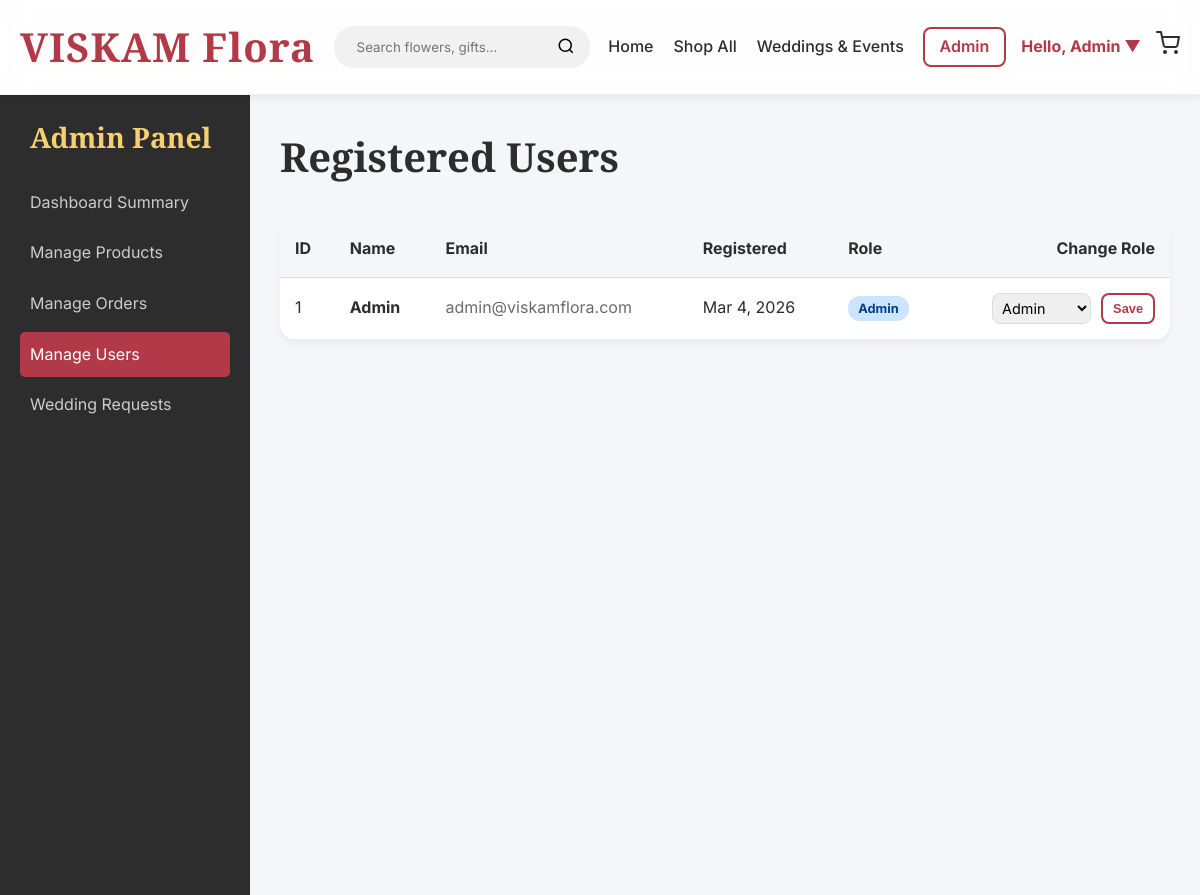
The page /admin/users.php (signed in) on the database its author committed.
### tables this page shows
CREATE TABLE IF NOT EXISTS users (
    id INT AUTO_INCREMENT PRIMARY KEY,
    name VARCHAR(100) NOT NULL,
    email VARCHAR(100) NOT NULL UNIQUE,
    password VARCHAR(255) NOT NULL,
    role ENUM('admin', 'customer') DEFAULT 'customer',
    address TEXT,
    phone VARCHAR(20),
    created_at TIMESTAMP DEFAULT CURRENT_TIMESTAMP
);

### admin/users.php (the view, shortened to what this page needs)
<?php
require_once __DIR__ . '/../config/db.php';
$users = $conn->query("SELECT * FROM users ORDER BY created_at DESC");
?>
<!DOCTYPE html>
<html lang="en">
<head>
    <link rel="stylesheet" href="/viskam_flora_full/assets/css/style.css">
</head>
<body>
    <?php include __DIR__ . '/../includes/navbar.php'; ?>
    <div class="admin-layout">
        <aside class="admin-sidebar" style="min-height: calc(100vh - 70px);">
            <h3 style="margin-bottom:20px; color:var(--accent-color); padding-left:10px;">Admin Panel</h3>
            <nav>
                <a href="dashboard.php">Dashboard Summary</a>
                <a href="products.php">Manage Products</a>
                <a href="orders.php">Manage Orders</a>
                <a href="users.php" class="active">Manage Users</a>
                <a href="arrangements.php">Wedding Requests</a>
            </nav>
        </aside>
        <main class="admin-content">
            <h2 class="mb-4">Registered Users</h2>
            <div style="background:#fff; border-radius:var(--border-radius-md); box-shadow:var(--shadow-sm); overflow:hidden;">
                <table style="width:100%; border-collapse:collapse; text-align:left;">
                    <thead style="background:#f4f6f9; border-bottom:1px solid #ddd;">
                        <tr>
                            <th style="padding:15px;">ID</th>
                            <th style="padding:15px;">Name</th>
                            <th style="padding:15px;">Email</th>
                            <th style="padding:15px;">Registered</th>
                            <th style="padding:15px;">Role</th>
                            <th style="padding:15px; text-align:right;">Change Role</th>
                        </tr>
                    </thead>
                    <tbody>
                        <?php while($u = $users->fetch_assoc()): ?>
                            <tr style="border-bottom:1px solid #eee;">
                                <td style="padding:15px;"><?= $u['id'] ?></td>
                                <td style="padding:15px; font-weight:bold;"><?= htmlspecialchars($u['name']) ?></td>
                                <td style="padding:15px; color:var(--text-muted);"><?= htmlspecialchars($u['email']) ?></td>
                                <td style="padding:15px;"><?= date('M j, Y', strtotime($u['created_at'])) ?></td>
                                <td style="padding:15px;">
                                    <?php if($u['role'] === 'admin'): ?>
                                        <span style="background:#cce5ff; color:#004085; padding:5px 10px; border-radius:12px; font-size:0.8rem; font-weight:bold;">Admin</span>
                                    <?php else: ?>
                                        <span style="background:#e2e3e5; color:#383d41; padding:5px 10px; border-radius:12px; font-size:0.8rem; font-weight:bold;">Customer</span>
                                    <?php endif; ?>
                                </td>
                                <td style="padding:15px; text-align:right;">
                                    <?php if($u['id'] !== $_SESSION['user_id']): ?>
                                        <form action="" method="POST" style="display:inline-flex; gap:10px;">
                                            <select name="role" class="form-control" style="padding:5px; width:auto; font-size:0.9rem;">
                                                <option value="admin" <?= $u['role'] == 'admin' ? 'selected' : '' ?>>Admin</option>
                                            </select>
                                            <button type="submit" class="btn btn-outline" style="padding:5px 10px; font-size:0.8rem;">Save</button>
                                        </form>
                                    <?php else: ?>
                                        <span class="text-muted" style="font-size:0.9rem;">(You)</span>
                                    <?php endif; ?>
                                </td>
                            </tr>
                        <?php endwhile; ?>
                    </tbody>
                </table>
            </div>
        </main>
    </div>
</body>
</html>

### assets/css/style.css (style rules this page uses)
:root { --primary-color: #B23A48; --primary-hover: #8C222E; --secondary-color: #4A5D23; --accent-color: #F4D06F; --bg-color: #FAF9F6; --surface-color: #FFFFFF; --text-main: #2D2D2D; --text-muted: #6B6B6B; --border-radius-sm: 8px; --border-radius-md: 16px; --border-radius-lg: 24px; --shadow-sm: 0 4px 6px rgba(0,0,0,0.05); --shadow-md: 0 10px 20px rgba(0,0,0,0.08); --shadow-hover: 0 15px 30px rgba(178, 58, 72, 0.15); --transition: all 0.3s cubic-bezier(0.25, 0.8, 0.25, 1); }
* { margin: 0; padding: 0; box-sizing: border-box; }
body { font-family: 'Inter', system-ui, -apple-system, sans-serif; background-color: var(--bg-color); color: var(--text-main); line-height: 1.6; min-height: 100vh; display: flex; flex-direction: column; }
a { text-decoration: none; color: inherit; transition: var(--transition); }
h1, h2, h3, h4, h5, h6 { font-family: 'Playfair Display', serif; color: var(--text-main); margin-bottom: 0.5rem; font-weight: 700; }
h2 { font-size: 2.5rem; }
h3 { font-size: 1.75rem; }
.btn { display: inline-block; padding: 12px 24px; border-radius: var(--border-radius-sm); font-weight: 600; cursor: pointer; border: none; transition: var(--transition); text-align: center; font-size: 1rem; }
.btn-outline { background-color: transparent; color: var(--primary-color); border: 2px solid var(--primary-color); }
.form-control { width: 100%; padding: 12px 15px; border: 1px solid #ddd; border-radius: var(--border-radius-sm); transition: var(--transition); font-family: inherit; }
.mb-4 { margin-bottom: 2rem; }
.admin-layout { display: flex; min-height: 100vh; }
.admin-sidebar { width: 250px; background: var(--text-main); color: white; padding: 20px; }
.admin-sidebar a { display: block; padding: 10px; color: #ccc; border-radius: 5px; margin-bottom: 5px; }
.admin-sidebar a:hover, .admin-sidebar a.active { background: var(--primary-color); color: white; }
.admin-content { flex: 1; padding: 30px; background: #f4f6f9; }

### rows shown on the page
users: id "1", name "Admin", email "admin@viskamflora.com", created_at "Mar 4, 2026", role "Admin"

### other values the page prints
explode(' ', $_SESSION['name'])[0] "Admin"
